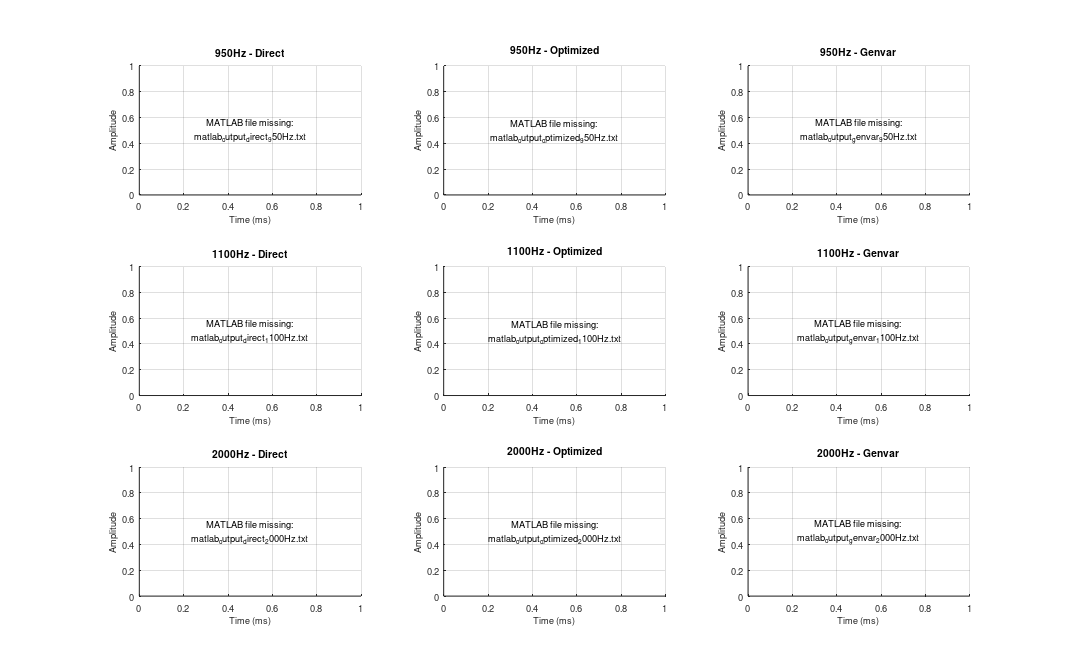

MATLAB code to generate this figure: (Note: this script raises an error after producing the figure.)

fs = 10000;
OUTPUT_SCALE = 2^28;
PLOT_TIME_MS = 15;

signal_names = {'950Hz', '1100Hz', '2000Hz'};
methods = {'direct', 'optimized', 'genvar'};
method_titles = {'Direct', 'Optimized', 'Genvar'};

% 9 subplots: MATLAB vs Verilog (3 signals x 3 methods) - Only 15ms
fig = figure('Name','MATLAB vs Verilog FIR Outputs (15ms)','Position',[50,50,1600,1000],'PaperPositionMode','auto');
for s = 1:3
    sig = signal_names{s};
    for m = 1:3
        meth = methods{m};
        matlab_file = sprintf('matlab_output_%s_%s.txt', meth, sig);
        verilog_file = sprintf('verilog_%s_%s.txt', meth, sig);

        subplot(3, 3, (s-1)*3 + m);
        
        % Load MATLAB data
        if exist(matlab_file, 'file')
            y_m = load(matlab_file);
            y_m_f = y_m / OUTPUT_SCALE;
        else
            text(0.5, 0.5, sprintf('MATLAB file missing:\n%s', matlab_file), ...
                'HorizontalAlignment', 'center', 'FontSize', 10);
            title(sprintf('%s - %s', sig, method_titles{m}), 'FontSize', 11);
            xlabel('Time (ms)','FontSize',10);
            ylabel('Amplitude','FontSize',10);
            grid on; set(gca,'FontSize',10);
            continue;
        end

        % Calculate number of samples for 15ms
        samples_15ms = round(PLOT_TIME_MS * fs / 1000);
        
        if exist(verilog_file,'file')
            y_v = load(verilog_file);
            
            % Use minimum of available lengths
            L = min([length(y_m), length(y_v), samples_15ms]);
            
            y_v_plot = y_v(1:L)/OUTPUT_SCALE;
            y_m_plot = y_m_f(1:L);
            t_plot = (0:L-1)/fs * 1000;  % Time in ms
            
            max_diff = max(abs(y_m(1:L) - y_v(1:L)));
            
            plot(t_plot, y_m_plot, 'b-', 'LineWidth', 1.2);
            hold on;
            plot(t_plot, y_v_plot, 'r--', 'LineWidth', 0.9);
            title(sprintf('%s - %s (|diff|=%d)', sig, method_titles{m}, max_diff), 'FontSize', 11);
            legend('MATLAB','Verilog','Location','best','FontSize',9);
            
        else
            % Only MATLAB data available
            L = min(length(y_m), samples_15ms);
            t_plot = (0:L-1)/fs * 1000;  % Time in ms
            plot(t_plot, y_m_f(1:L), 'b-', 'LineWidth', 1.2);
            title(sprintf('%s - %s (No Verilog file)', sig, method_titles{m}), 'FontSize', 11);
        end
        
        % Set x-axis limits to exactly 15ms
        xlim([0 PLOT_TIME_MS]);
        xlabel('Time (ms)','FontSize',10);
        ylabel('Amplitude','FontSize',10);
        grid on; set(gca,'FontSize',10);
    end
end
sgtitle(sprintf('MATLAB vs Verilog FIR: 3 Signals x 3 Methods (%d ms view)', PLOT_TIME_MS), 'FontSize', 14, 'FontWeight', 'bold');
print(fig, 'matlab_verilog_9subplots_15ms', '-dpng', '-r150');
